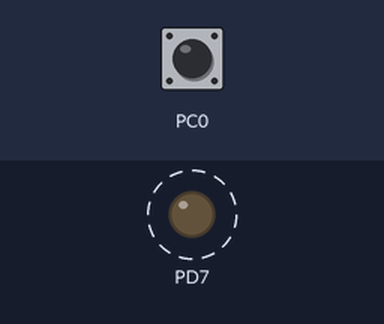
Recording of a program running on a simulated ATmega128, built with avr-gcc and emulated at 10 MHz. Parts: output pins drawn as LEDs (lit = HIGH). Dashed ring = blinking. Inputs (shaded band) come from the test bench; at power-on: PC0 HIGH.

Above: at 1.8 s.
1.9 s: PC0 pulled LOW for 3.2 s
Timing chart, 0 to 12.6 s (numbered marks = the images above; inputs shaded):
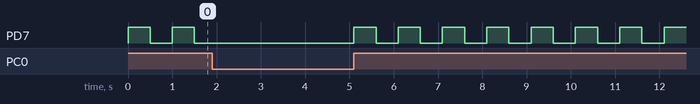

The program:

main.c
```c
/*
 * Opdracht B3.c
 *
 * Created: 07/02/2025 13:49:22
 */
#define F_CPU 10000000UL
#include <avr/io.h>
#include <util/delay.h>
/*Method for delay input*/

void wait(int ms){
	for (int i = 0; i < ms; i++) {
		_delay_ms(1);
	}
}

int main(void)
{

	/*zet de nummer 7 op 1 dus output*/
	DDRD |= (1 << PD7);
	/*zet als input (0)*/
	DDRC &= ~(1 << PC0);
	/*zet pull up weerstand voor pc0, zodat je schakel hebt tussen wel en geen licht  dus laag en hoog*/
	PORTC |= (1 << PC0);

	while (1) {
	/*controleren of knop is ingedrukt*/
		if ((PINC & (1 << PC0))) {
/*knipper led*/
			PORTD ^= (1 << PD7);
			wait(500);
			} else {
			/*led uit als knop is ingedrukt*/
			PORTD &= ~(1 << PD7);
		}
	}

}
```
